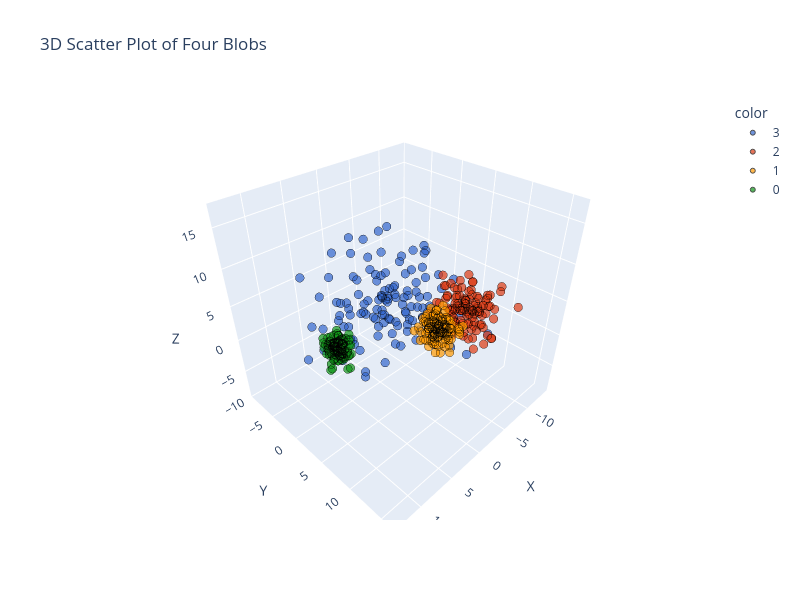

This figure's notebook cell:
### Markdown cell above
### Display the data in an interactive Plotly 3D scatter plot

### Code cell
# Create a DataFrame for Plotly
df = pd.DataFrame(X, columns=['X', 'Y', 'Z'])

# Create interactive 3D scatter plot
fig = px.scatter_3d(df, x='X', y='Y', z='Z', color=labels_.astype(str) ,  opacity=0.7,  color_discrete_sequence=px.colors.qualitative.G10, title="3D Scatter Plot of Four Blobs")

fig.update_traces(marker=dict(size=5, line=dict(width=1, color='black')), showlegend=True)
fig.update_layout(coloraxis_showscale=False, width=800, height=600)  # Remove color bar, resize plot

fig.show()
